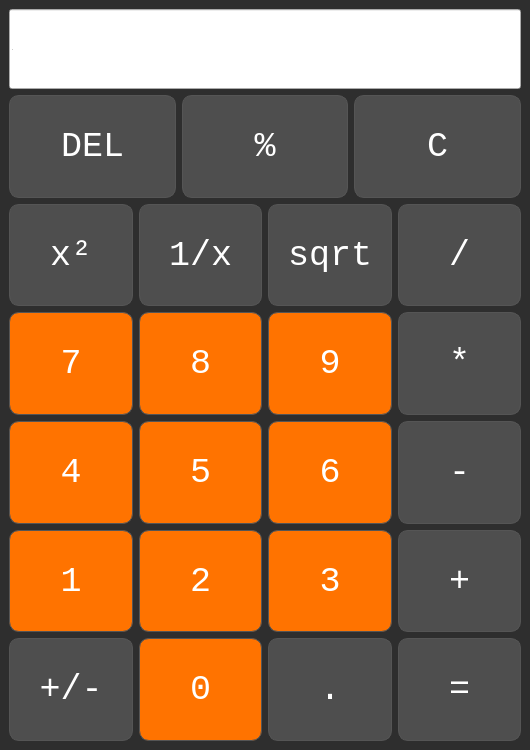
<?xml version="1.0" encoding="UTF-8"?>
<ui version="4.0">
 <class>MainWindow</class>
 <widget class="QMainWindow" name="MainWindow">
  <property name="geometry">
   <rect>
    <x>0</x>
    <y>0</y>
    <width>530</width>
    <height>750</height>
   </rect>
  </property>
  <property name="sizePolicy">
   <sizepolicy hsizetype="Expanding" vsizetype="Expanding">
    <horstretch>0</horstretch>
    <verstretch>0</verstretch>
   </sizepolicy>
  </property>
  <property name="windowTitle">
   <string>MainWindow</string>
  </property>
  <property name="styleSheet">
   <string notr="true">            QMainWindow {
                background-color: #2E2E2E;
            }</string>
  </property>
  <widget class="QWidget" name="centralwidget">
   <property name="sizePolicy">
    <sizepolicy hsizetype="Expanding" vsizetype="Expanding">
     <horstretch>0</horstretch>
     <verstretch>0</verstretch>
    </sizepolicy>
   </property>
   <property name="minimumSize">
    <size>
     <width>0</width>
     <height>0</height>
    </size>
   </property>
   <property name="maximumSize">
    <size>
     <width>16777215</width>
     <height>16777215</height>
    </size>
   </property>
   <property name="styleSheet">
    <string notr="true"/>
   </property>
   <layout class="QVBoxLayout" name="verticalLayout_3">
    <item>
     <layout class="QVBoxLayout" name="verticalLayout" stretch="0,0,0,0,0,0,0">
      <property name="spacing">
       <number>6</number>
      </property>
      <property name="sizeConstraint">
       <enum>QLayout::SetNoConstraint</enum>
      </property>
      <item>
       <layout class="QVBoxLayout" name="verticalLayout_2">
        <item>
         <widget class="QLineEdit" name="outputLabel">
          <property name="minimumSize">
           <size>
            <width>0</width>
            <height>80</height>
           </size>
          </property>
          <property name="font">
           <font>
            <family>'Courier New'</family>
            <pointsize>-1</pointsize>
           </font>
          </property>
          <property name="toolTipDuration">
           <number>10</number>
          </property>
          <property name="styleSheet">
           <string notr="true">
               background-color: #1C1C1C;
               font-size:40px;
            font-family: \'Courier New\', Courier, monospace; /* Monospaced font */
             color: #FFFFFF;\n
                border: 2px solid #555555;
                border-radius: 5px;
                padding: 10px;</string>
          </property>
          <property name="text">
           <string>0</string>
          </property>
         </widget>
        </item>
       </layout>
      </item>
      <item>
       <layout class="QHBoxLayout" name="horizontalLayout_6">
        <property name="sizeConstraint">
         <enum>QLayout::SetNoConstraint</enum>
        </property>
        <item>
         <widget class="QPushButton" name="deleteButton">
          <property name="sizePolicy">
           <sizepolicy hsizetype="Expanding" vsizetype="Expanding">
            <horstretch>0</horstretch>
            <verstretch>0</verstretch>
           </sizepolicy>
          </property>
          <property name="font">
           <font>
            <family>Courier New</family>
            <pointsize>26</pointsize>
           </font>
          </property>
          <property name="styleSheet">
           <string notr="true">            QPushButton {
                background-color: #4E4E4E;
                font-family: 'Courier New', Courier, monospace; /* Monospaced font */
                color: #FFFFFF;
                border: 1px solid #555555;
                border-radius: 10px;
                padding: 10px;
            }</string>
          </property>
          <property name="text">
           <string>DEL</string>
          </property>
         </widget>
        </item>
        <item>
         <widget class="QPushButton" name="percentageButton">
          <property name="sizePolicy">
           <sizepolicy hsizetype="Expanding" vsizetype="Expanding">
            <horstretch>0</horstretch>
            <verstretch>0</verstretch>
           </sizepolicy>
          </property>
          <property name="font">
           <font>
            <family>Courier New</family>
            <pointsize>26</pointsize>
           </font>
          </property>
          <property name="styleSheet">
           <string notr="true">            QPushButton {
                background-color: #4E4E4E;
                font-family: 'Courier New', Courier, monospace; /* Monospaced font */
                color: #FFFFFF;
                border: 1px solid #555555;
                border-radius: 10px;
                padding: 10px;
            }</string>
          </property>
          <property name="text">
           <string>%</string>
          </property>
         </widget>
        </item>
        <item>
         <widget class="QPushButton" name="clearButton">
          <property name="sizePolicy">
           <sizepolicy hsizetype="Expanding" vsizetype="Expanding">
            <horstretch>0</horstretch>
            <verstretch>0</verstretch>
           </sizepolicy>
          </property>
          <property name="font">
           <font>
            <family>Courier New</family>
            <pointsize>26</pointsize>
           </font>
          </property>
          <property name="styleSheet">
           <string notr="true">            QPushButton {
                background-color: #4E4E4E;
                font-family: 'Courier New', Courier, monospace; /* Monospaced font */
                color: #FFFFFF;
                border: 1px solid #555555;
                border-radius: 10px;
                padding: 10px;
            }</string>
          </property>
          <property name="text">
           <string>C</string>
          </property>
         </widget>
        </item>
       </layout>
      </item>
      <item>
       <layout class="QHBoxLayout" name="horizontalLayout_5">
        <property name="sizeConstraint">
         <enum>QLayout::SetNoConstraint</enum>
        </property>
        <item>
         <widget class="QPushButton" name="quadratButton">
          <property name="sizePolicy">
           <sizepolicy hsizetype="Expanding" vsizetype="Expanding">
            <horstretch>0</horstretch>
            <verstretch>0</verstretch>
           </sizepolicy>
          </property>
          <property name="font">
           <font>
            <family>Courier New</family>
            <pointsize>26</pointsize>
           </font>
          </property>
          <property name="styleSheet">
           <string notr="true">            QPushButton {
                background-color: #4E4E4E;
                font-family: 'Courier New', Courier, monospace; /* Monospaced font */
                color: #FFFFFF;
                border: 1px solid #555555;
                border-radius: 10px;
                padding: 10px;
            }</string>
          </property>
          <property name="text">
           <string>x²</string>
          </property>
         </widget>
        </item>
        <item>
         <widget class="QPushButton" name="onePerXButton">
          <property name="sizePolicy">
           <sizepolicy hsizetype="Expanding" vsizetype="Expanding">
            <horstretch>0</horstretch>
            <verstretch>0</verstretch>
           </sizepolicy>
          </property>
          <property name="font">
           <font>
            <family>Courier New</family>
            <pointsize>26</pointsize>
           </font>
          </property>
          <property name="styleSheet">
           <string notr="true">            QPushButton {
                background-color: #4E4E4E;
                font-family: 'Courier New', Courier, monospace; /* Monospaced font */
                color: #FFFFFF;
                border: 1px solid #555555;
                border-radius: 10px;
                padding: 10px;
            }</string>
          </property>
          <property name="text">
           <string>1/x</string>
          </property>
         </widget>
        </item>
        <item>
         <widget class="QPushButton" name="sqrtButton">
          <property name="sizePolicy">
           <sizepolicy hsizetype="Expanding" vsizetype="Expanding">
            <horstretch>0</horstretch>
            <verstretch>0</verstretch>
           </sizepolicy>
          </property>
          <property name="font">
           <font>
            <family>Courier New</family>
            <pointsize>26</pointsize>
           </font>
          </property>
          <property name="styleSheet">
           <string notr="true">            QPushButton {
                background-color: #4E4E4E;
                font-family: 'Courier New', Courier, monospace; /* Monospaced font */
                color: #FFFFFF;
                border: 1px solid #555555;
                border-radius: 10px;
                padding: 10px;
            }</string>
          </property>
          <property name="text">
           <string>sqrt</string>
          </property>
         </widget>
        </item>
        <item>
         <widget class="QPushButton" name="divideButton">
          <property name="sizePolicy">
           <sizepolicy hsizetype="Expanding" vsizetype="Expanding">
            <horstretch>0</horstretch>
            <verstretch>0</verstretch>
           </sizepolicy>
          </property>
          <property name="font">
           <font>
            <family>Courier New</family>
            <pointsize>26</pointsize>
           </font>
          </property>
          <property name="styleSheet">
           <string notr="true">            QPushButton {
                background-color: #4E4E4E;
                font-family: 'Courier New', Courier, monospace; /* Monospaced font */
                color: #FFFFFF;
                border: 1px solid #555555;
                border-radius: 10px;
                padding: 10px;
            }</string>
          </property>
          <property name="text">
           <string>/</string>
          </property>
         </widget>
        </item>
       </layout>
      </item>
      <item>
       <layout class="QHBoxLayout" name="horizontalLayout_4">
        <property name="sizeConstraint">
         <enum>QLayout::SetNoConstraint</enum>
        </property>
        <item>
         <widget class="QPushButton" name="Button_7">
          <property name="sizePolicy">
           <sizepolicy hsizetype="Expanding" vsizetype="Expanding">
            <horstretch>0</horstretch>
            <verstretch>0</verstretch>
           </sizepolicy>
          </property>
          <property name="font">
           <font>
            <family>Courier New</family>
            <pointsize>26</pointsize>
           </font>
          </property>
          <property name="styleSheet">
           <string notr="true">
            QPushButton {
               background-color: #ff7300;
                font-family: 'Courier New', Courier, monospace; /* Monospaced font */
                color: #FFFFFF;
                border: 1px solid #555555;
                border-radius: 10px;
                padding: 10px;
            }</string>
          </property>
          <property name="text">
           <string>7</string>
          </property>
         </widget>
        </item>
        <item>
         <widget class="QPushButton" name="Button_8">
          <property name="sizePolicy">
           <sizepolicy hsizetype="Expanding" vsizetype="Expanding">
            <horstretch>0</horstretch>
            <verstretch>0</verstretch>
           </sizepolicy>
          </property>
          <property name="font">
           <font>
            <family>Courier New</family>
            <pointsize>26</pointsize>
           </font>
          </property>
          <property name="styleSheet">
           <string notr="true">
            QPushButton {
               background-color: #ff7300;
                font-family: 'Courier New', Courier, monospace; /* Monospaced font */
                color: #FFFFFF;
                border: 1px solid #555555;
                border-radius: 10px;
                padding: 10px;
            }</string>
          </property>
          <property name="text">
           <string>8</string>
          </property>
         </widget>
        </item>
        <item>
         <widget class="QPushButton" name="Button_9">
          <property name="sizePolicy">
           <sizepolicy hsizetype="Expanding" vsizetype="Expanding">
            <horstretch>0</horstretch>
            <verstretch>0</verstretch>
           </sizepolicy>
          </property>
          <property name="font">
           <font>
            <family>Courier New</family>
            <pointsize>26</pointsize>
           </font>
          </property>
          <property name="styleSheet">
           <string notr="true">
            QPushButton {
               background-color: #ff7300;
                font-family: 'Courier New', Courier, monospace; /* Monospaced font */
                color: #FFFFFF;
                border: 1px solid #555555;
                border-radius: 10px;
                padding: 10px;
            }</string>
          </property>
          <property name="text">
           <string>9</string>
          </property>
         </widget>
        </item>
        <item>
         <widget class="QPushButton" name="multiplyButton">
          <property name="sizePolicy">
           <sizepolicy hsizetype="Expanding" vsizetype="Expanding">
            <horstretch>0</horstretch>
            <verstretch>0</verstretch>
           </sizepolicy>
          </property>
          <property name="font">
           <font>
            <family>Courier New</family>
            <pointsize>26</pointsize>
           </font>
          </property>
          <property name="styleSheet">
           <string notr="true">            QPushButton {
                background-color: #4E4E4E;
                font-family: 'Courier New', Courier, monospace; /* Monospaced font */
                color: #FFFFFF;
                border: 1px solid #555555;
                border-radius: 10px;
                padding: 10px;
            }</string>
          </property>
          <property name="text">
           <string>*</string>
          </property>
         </widget>
        </item>
       </layout>
      </item>
      <item>
       <layout class="QHBoxLayout" name="horizontalLayout_3">
        <property name="sizeConstraint">
         <enum>QLayout::SetNoConstraint</enum>
        </property>
        <item>
         <widget class="QPushButton" name="Button_4">
          <property name="sizePolicy">
           <sizepolicy hsizetype="Expanding" vsizetype="Expanding">
            <horstretch>0</horstretch>
            <verstretch>0</verstretch>
           </sizepolicy>
          </property>
          <property name="font">
           <font>
            <family>Courier New</family>
            <pointsize>26</pointsize>
           </font>
          </property>
          <property name="styleSheet">
           <string notr="true">
            QPushButton {
               background-color: #ff7300;
                font-family: 'Courier New', Courier, monospace; /* Monospaced font */
                color: #FFFFFF;
                border: 1px solid #555555;
                border-radius: 10px;
                padding: 10px;
            }</string>
          </property>
          <property name="text">
           <string>4</string>
          </property>
         </widget>
        </item>
        <item>
         <widget class="QPushButton" name="Button_5">
          <property name="sizePolicy">
           <sizepolicy hsizetype="Expanding" vsizetype="Expanding">
            <horstretch>0</horstretch>
            <verstretch>0</verstretch>
           </sizepolicy>
          </property>
          <property name="font">
           <font>
            <family>Courier New</family>
            <pointsize>26</pointsize>
           </font>
          </property>
          <property name="styleSheet">
           <string notr="true">
            QPushButton {
               background-color: #ff7300;
                font-family: 'Courier New', Courier, monospace; /* Monospaced font */
                color: #FFFFFF;
                border: 1px solid #555555;
                border-radius: 10px;
                padding: 10px;
            }</string>
          </property>
          <property name="text">
           <string>5</string>
          </property>
         </widget>
        </item>
        <item>
         <widget class="QPushButton" name="Button_6">
          <property name="sizePolicy">
           <sizepolicy hsizetype="Expanding" vsizetype="Expanding">
            <horstretch>0</horstretch>
            <verstretch>0</verstretch>
           </sizepolicy>
          </property>
          <property name="font">
           <font>
            <family>Courier New</family>
            <pointsize>26</pointsize>
           </font>
          </property>
          <property name="styleSheet">
           <string notr="true">
            QPushButton {
               background-color: #ff7300;
                font-family: 'Courier New', Courier, monospace; /* Monospaced font */
                color: #FFFFFF;
                border: 1px solid #555555;
                border-radius: 10px;
                padding: 10px;
            }</string>
          </property>
          <property name="text">
           <string>6</string>
          </property>
         </widget>
        </item>
        <item>
         <widget class="QPushButton" name="minusButton">
          <property name="sizePolicy">
           <sizepolicy hsizetype="Expanding" vsizetype="Expanding">
            <horstretch>0</horstretch>
            <verstretch>0</verstretch>
           </sizepolicy>
          </property>
          <property name="font">
           <font>
            <family>Courier New</family>
            <pointsize>26</pointsize>
           </font>
          </property>
          <property name="styleSheet">
           <string notr="true">            QPushButton {
                background-color: #4E4E4E;
                font-family: 'Courier New', Courier, monospace; /* Monospaced font */
                color: #FFFFFF;
                border: 1px solid #555555;
                border-radius: 10px;
                padding: 10px;
            }</string>
          </property>
          <property name="text">
           <string>-</string>
          </property>
         </widget>
        </item>
       </layout>
      </item>
      <item>
       <layout class="QHBoxLayout" name="horizontalLayout_2">
        <property name="sizeConstraint">
         <enum>QLayout::SetNoConstraint</enum>
        </property>
        <item>
         <widget class="QPushButton" name="Button_1">
          <property name="sizePolicy">
           <sizepolicy hsizetype="Expanding" vsizetype="Expanding">
            <horstretch>0</horstretch>
            <verstretch>0</verstretch>
           </sizepolicy>
          </property>
          <property name="font">
           <font>
            <family>Courier New</family>
            <pointsize>26</pointsize>
           </font>
          </property>
          <property name="styleSheet">
           <string notr="true">
            QPushButton {
               background-color: #ff7300;
                font-family: 'Courier New', Courier, monospace; /* Monospaced font */
                color: #FFFFFF;
                border: 1px solid #555555;
                border-radius: 10px;
                padding: 10px;
            }</string>
          </property>
          <property name="text">
           <string>1</string>
          </property>
         </widget>
        </item>
        <item>
         <widget class="QPushButton" name="Button_2">
          <property name="sizePolicy">
           <sizepolicy hsizetype="Expanding" vsizetype="Expanding">
            <horstretch>0</horstretch>
            <verstretch>0</verstretch>
           </sizepolicy>
          </property>
          <property name="font">
           <font>
            <family>Courier New</family>
            <pointsize>26</pointsize>
           </font>
          </property>
          <property name="styleSheet">
           <string notr="true">
            QPushButton {
               background-color: #ff7300;
                font-family: 'Courier New', Courier, monospace; /* Monospaced font */
                color: #FFFFFF;
                border: 1px solid #555555;
                border-radius: 10px;
                padding: 10px;
            }</string>
          </property>
          <property name="text">
           <string>2</string>
          </property>
         </widget>
        </item>
        <item>
         <widget class="QPushButton" name="Button_3">
          <property name="sizePolicy">
           <sizepolicy hsizetype="Expanding" vsizetype="Expanding">
            <horstretch>0</horstretch>
            <verstretch>0</verstretch>
           </sizepolicy>
          </property>
          <property name="font">
           <font>
            <family>Courier New</family>
            <pointsize>26</pointsize>
           </font>
          </property>
          <property name="styleSheet">
           <string notr="true">
            QPushButton {
               background-color: #ff7300;
                font-family: 'Courier New', Courier, monospace; /* Monospaced font */
                color: #FFFFFF;
                border: 1px solid #555555;
                border-radius: 10px;
                padding: 10px;
            }</string>
          </property>
          <property name="text">
           <string>3</string>
          </property>
         </widget>
        </item>
        <item>
         <widget class="QPushButton" name="plusButton">
          <property name="sizePolicy">
           <sizepolicy hsizetype="Expanding" vsizetype="Expanding">
            <horstretch>0</horstretch>
            <verstretch>0</verstretch>
           </sizepolicy>
          </property>
          <property name="font">
           <font>
            <family>Courier New</family>
            <pointsize>26</pointsize>
           </font>
          </property>
          <property name="styleSheet">
           <string notr="true">            QPushButton {
                background-color: #4E4E4E;
                font-family: 'Courier New', Courier, monospace; /* Monospaced font */
                color: #FFFFFF;
                border: 1px solid #555555;
                border-radius: 10px;
                padding: 10px;
            }</string>
          </property>
          <property name="text">
           <string>+</string>
          </property>
         </widget>
        </item>
       </layout>
      </item>
      <item>
       <layout class="QHBoxLayout" name="horizontalLayout" stretch="0,0,0,0">
        <property name="sizeConstraint">
         <enum>QLayout::SetNoConstraint</enum>
        </property>
        <item>
         <widget class="QPushButton" name="plusMinusButton">
          <property name="sizePolicy">
           <sizepolicy hsizetype="Expanding" vsizetype="Expanding">
            <horstretch>0</horstretch>
            <verstretch>0</verstretch>
           </sizepolicy>
          </property>
          <property name="font">
           <font>
            <family>Courier New</family>
            <pointsize>26</pointsize>
           </font>
          </property>
          <property name="styleSheet">
           <string notr="true">            QPushButton {
                background-color: #4E4E4E;
                font-family: 'Courier New', Courier, monospace; /* Monospaced font */
                color: #FFFFFF;
                border: 1px solid #555555;
                border-radius: 10px;
                padding: 10px;
            }</string>
          </property>
          <property name="text">
           <string>+/-</string>
          </property>
         </widget>
        </item>
        <item>
         <widget class="QPushButton" name="zeroButton">
          <property name="sizePolicy">
           <sizepolicy hsizetype="Expanding" vsizetype="Expanding">
            <horstretch>0</horstretch>
            <verstretch>0</verstretch>
           </sizepolicy>
          </property>
          <property name="font">
           <font>
            <family>Courier New</family>
            <pointsize>26</pointsize>
           </font>
          </property>
          <property name="styleSheet">
           <string notr="true">
            QPushButton {
               background-color: #ff7300;
                font-family: 'Courier New', Courier, monospace; /* Monospaced font */
                color: #FFFFFF;
                border: 1px solid #555555;
                border-radius: 10px;
                padding: 10px;
            }</string>
          </property>
          <property name="text">
           <string>0</string>
          </property>
         </widget>
        </item>
        <item>
         <widget class="QPushButton" name="decimalPointButton">
          <property name="sizePolicy">
           <sizepolicy hsizetype="Expanding" vsizetype="Expanding">
            <horstretch>0</horstretch>
            <verstretch>0</verstretch>
           </sizepolicy>
          </property>
          <property name="font">
           <font>
            <family>Courier New</family>
            <pointsize>26</pointsize>
           </font>
          </property>
          <property name="styleSheet">
           <string notr="true">            QPushButton {
                background-color: #4E4E4E;
                font-family: 'Courier New', Courier, monospace; /* Monospaced font */
                color: #FFFFFF;
                border: 1px solid #555555;
                border-radius: 10px;
                padding: 10px;
            }</string>
          </property>
          <property name="text">
           <string>.</string>
          </property>
         </widget>
        </item>
        <item>
         <widget class="QPushButton" name="equalButton">
          <property name="sizePolicy">
           <sizepolicy hsizetype="Expanding" vsizetype="Expanding">
            <horstretch>0</horstretch>
            <verstretch>0</verstretch>
           </sizepolicy>
          </property>
          <property name="font">
           <font>
            <family>Courier New</family>
            <pointsize>26</pointsize>
           </font>
          </property>
          <property name="styleSheet">
           <string notr="true">            QPushButton {
                background-color: #4E4E4E;
                font-family: 'Courier New', Courier, monospace; /* Monospaced font */
                color: #FFFFFF;
                border: 1px solid #555555;
                border-radius: 10px;
                padding: 10px;
            }</string>
          </property>
          <property name="text">
           <string>=</string>
          </property>
         </widget>
        </item>
       </layout>
      </item>
     </layout>
    </item>
   </layout>
  </widget>
 </widget>
 <resources/>
 <connections/>
</ui>
